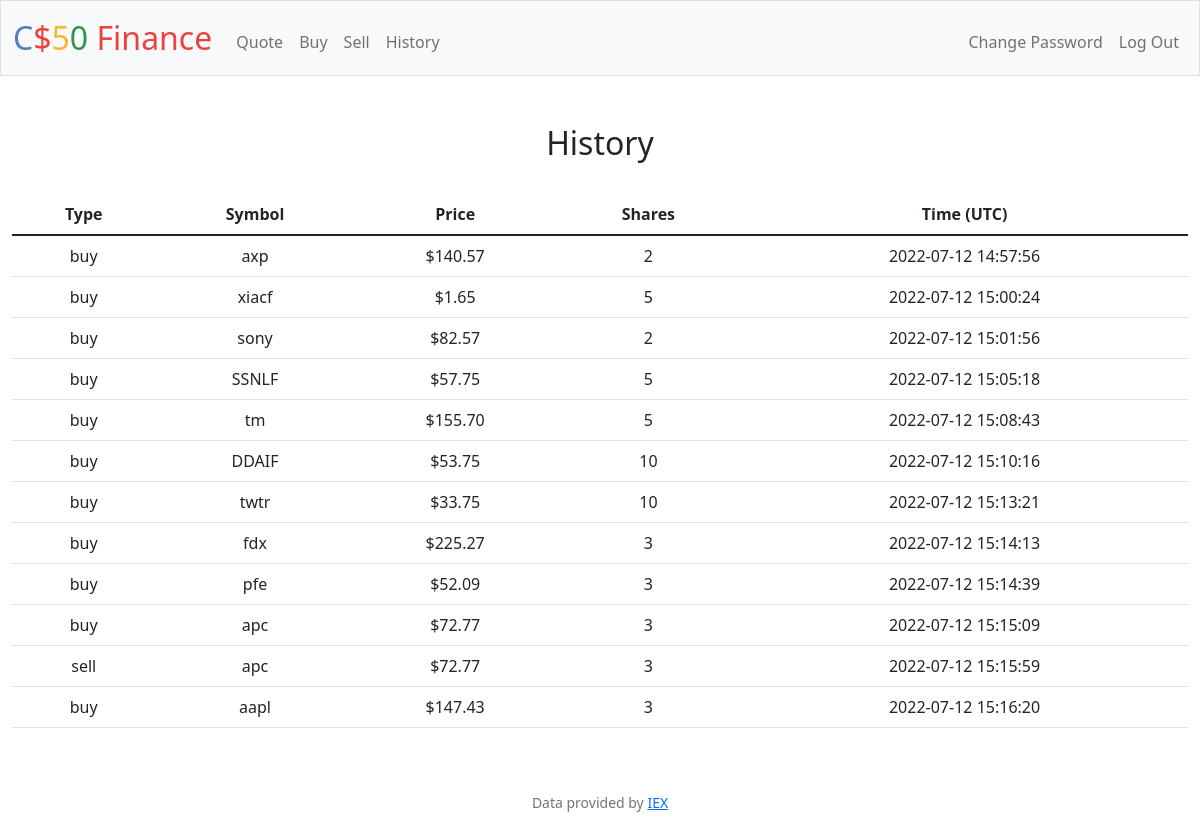
The app's page /history (signed in) with its own data.
### tables this page shows
CREATE TABLE transactions (user_id INTEGER NOT NULL, symbol TEXT NOT NULL, amount INTEGER NOT NULL, price NUMERIC NOT NULL, time TEXT NOT NULL, type TEXT NOT NULL, FOREIGN KEY(user_id) REFERENCES users(id));

### app.py (the view)
@app.route("/history")
@login_required
def history():
    data = db.execute("SELECT type, symbol, price, amount, time FROM transactions WHERE user_id=?", session["user_id"])
    for dict in data:
        for key in dict:
            if key == "price":
                dict[key] = usd(dict[key])
    return render_template("history.html", data=data)

### app.py (called while the page is built)
@app.after_request
def after_request(response):
    response.headers["Cache-Control"] = "no-cache, no-store, must-revalidate"
    response.headers["Expires"] = 0
    response.headers["Pragma"] = "no-cache"
    return response

### helpers.py (called while the page is built)
def login_required(f):
    @wraps(f)
    def decorated_function(*args, **kwargs):
        if session.get("user_id") is None:
            return redirect("/login")
        return f(*args, **kwargs)
    return decorated_function

def usd(value):
    return f"${value:,.2f}"

### templates/history.html (shortened to what this page needs)
{% extends "layout.html" %}
{% block main %}
    <h2>History</h2>
    <br>
    <table class="table">
        <thead>
            <th scope="col">Type</th>
            <th scope="col">Symbol</th>
            <th scope="col">Price</th>
            <th scope="col">Shares</th>
            <th scope="col">Time (UTC)</th>
        </thead>
        <tbody>
            {% for entry in data %}
                <tr>
                    <td>{{ entry["type"] }}</td>
                    <td>{{ entry["symbol"] }}</td>
                    <td>{{ entry["price"] }}</td>
                    <td>{{ entry["amount"] }}</td>
                    <td>{{ entry["time"] }}</td>
                </tr>
            {% endfor %}
        </tbody>
    </table>
{% endblock %}

### templates/layout.html (shortened to what this page needs)
<!DOCTYPE html>
<html lang="en">
    <head>
        <link href="https://cdn.jsdelivr.net/npm/bootstrap@5.1.3/dist/css/bootstrap.min.css" rel="stylesheet">
        <link href="/static/styles.css" rel="stylesheet">
    </head>
    <body>
        <nav class="bg-light border navbar navbar-expand-md navbar-light">
            <div class="container-fluid">
                <a class="navbar-brand" href="/"><span class="blue">C</span><span class="red">$</span><span class="yellow">5</span><span class="green">0</span> <span class="red">Finance</span></a>
                <div class="collapse navbar-collapse" id="navbar">
                    {% if session["user_id"] %}
                        <ul class="navbar-nav me-auto mt-2">
                            <li class="nav-item"><a class="nav-link" href="/quote">Quote</a></li>
                            <li class="nav-item"><a class="nav-link" href="/buy">Buy</a></li>
                            <li class="nav-item"><a class="nav-link" href="/sell">Sell</a></li>
                            <li class="nav-item"><a class="nav-link" href="/history">History</a></li>
                        </ul>
                        <ul class="navbar-nav ms-auto mt-2">
                            <li class="nav-item"><a class="nav-link" href="/changepw">Change Password</a></li>
                            <li class="nav-item"><a class="nav-link" href="/logout">Log Out</a></li>
                        </ul>
                    {% else %}
                        <ul class="navbar-nav ms-auto mt-2">
                            <li class="nav-item"><a class="nav-link" href="/register">Register</a></li>
                            <li class="nav-item"><a class="nav-link" href="/login">Log In</a></li>
                        </ul>
                    {% endif %}
                </div>
            </div>
        </nav>
        <main class="container-fluid py-5 text-center">
            {% block main %}{% endblock %}
        </main>
        <footer class="mb-5 small text-center text-muted">
            Data provided by <a href="https://iexcloud.io/">IEX</a>
        </footer>
    </body>
</html>

### static/styles.css (style rules this page uses)
nav .navbar-brand { font-size: xx-large; }
nav .navbar-brand .blue { color: #537fbe; }
nav .navbar-brand .red { color: #ea433b; }
nav .navbar-brand .yellow { color: #f5b82e; }
nav .navbar-brand .green { color: #2e944b; }

### records on screen
transactions: type "buy", symbol "axp", price "$140.57", amount "2", time "2022-07-12 14:57:56"
transactions: type "buy", symbol "xiacf", price "$1.65", amount "5", time "2022-07-12 15:00:24"
transactions: type "buy", symbol "sony", price "$82.57", amount "2", time "2022-07-12 15:01:56"
transactions: type "buy", symbol "SSNLF", price "$57.75", amount "5", time "2022-07-12 15:05:18"
transactions: type "buy", symbol "tm", price "$155.70", amount "5", time "2022-07-12 15:08:43"
transactions: type "buy", symbol "DDAIF", price "$53.75", amount "10", time "2022-07-12 15:10:16"
transactions: type "buy", symbol "twtr", price "$33.75", amount "10", time "2022-07-12 15:13:21"
transactions: type "buy", symbol "fdx", price "$225.27", amount "3", time "2022-07-12 15:14:13"
transactions: type "buy", symbol "pfe", price "$52.09", amount "3", time "2022-07-12 15:14:39"
transactions: type "buy", symbol "apc", price "$72.77", amount "3", time "2022-07-12 15:15:09"
transactions: type "sell", symbol "apc", price "$72.77", amount "3", time "2022-07-12 15:15:59"
transactions: type "buy", symbol "aapl", price "$147.43", amount "3", time "2022-07-12 15:16:20"
